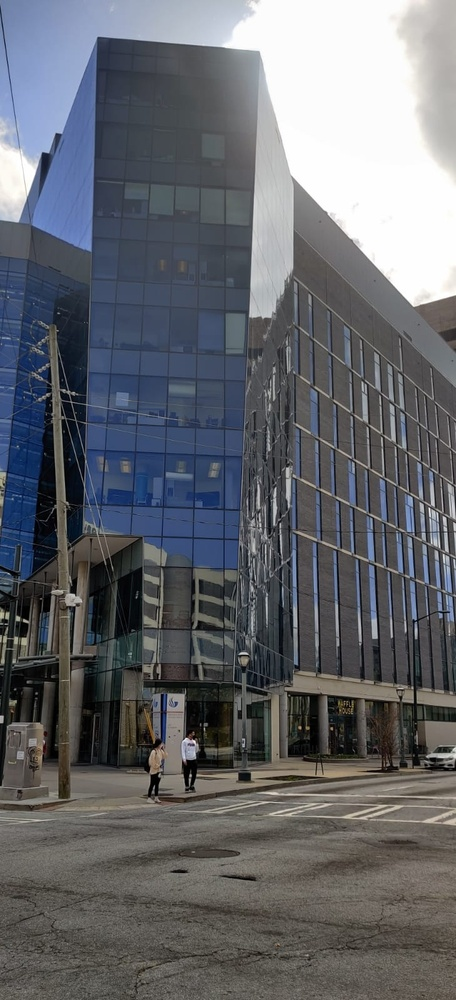
#> input picture HW2/gsu2.jpeg, 456 x 1000 px, shrunk from 729 x 1600 before the run, found by its file name
$ jupyter execute 'CV assignment 2.ipynb'   (shell and % lines are left out)
#> lines starting #> are read from the running program, lines starting #| are printed output that depends on the picture; after the words box and inside, x2 and y2 are one past the last pixel; in counts of white or black regions, pixels touching at a corner belong together
#> further down, frame is the input picture: shape (1000, 456, 3); mean B, G, R 108.4, 102.9, 100.4
# Canny edge

[cell 1]
import numpy as np
from scipy import ndimage
import cv2
from PIL import Image
import matplotlib.pyplot as plt
from matplotlib.pyplot import figure

[cell 2]
def gaussian_kernel(size, sigma=10):
    size = int(size) // 2
    x, y = np.mgrid[-size:size+1, -size:size+1]
    normal = 1 / (2.0 * np.pi * sigma**2)
    g =  np.exp(-((x**2 + y**2) / (2.0*sigma**2))) * normal
    return g

[cell 3]
def sobel_filters(img):
    Kx = np.array([[-1, 0, 1], [-2, 0, 2], [-1, 0, 1]], np.float32)
    Ky = np.array([[1, 2, 1], [0, 0, 0], [-1, -2, -1]], np.float32)

    Ix = ndimage.filters.convolve(img, Kx)
    Iy = ndimage.filters.convolve(img, Ky)
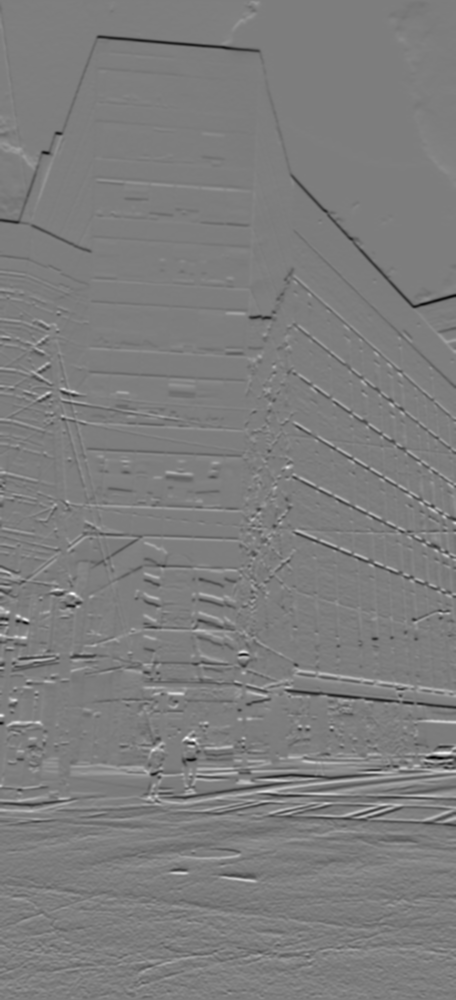
#> Iy: shape (1000, 456) float64; min -421.6, max 431.7, mean -0.8; drawn with min black and max white

    G = np.hypot(Ix, Iy)
    G = G / G.max() * 255
    theta = np.arctan2(Iy, Ix)
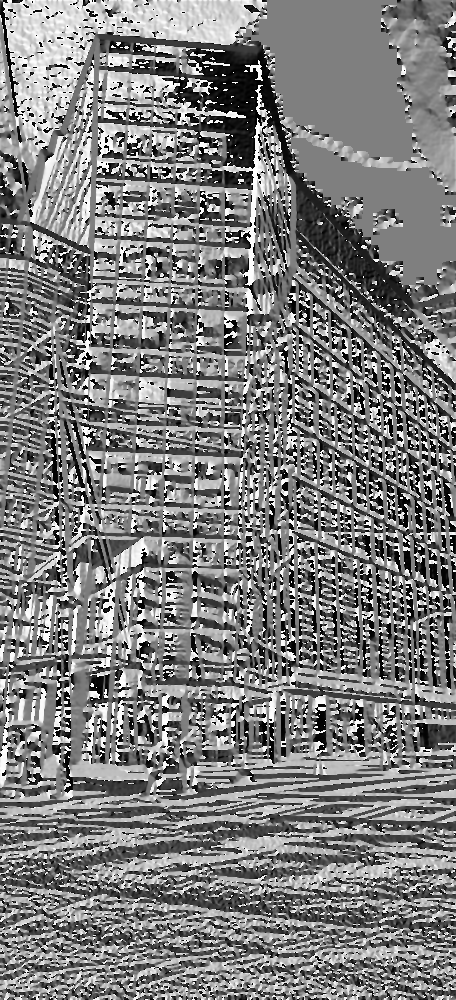
#> theta: shape (1000, 456) float64; min -3.14, max 3.14, mean -0.0357; drawn with min black and max white

    return (G, theta)

[cell 4]
# [6 lines left out: function visualize, not called in this run]

[cell 5]
def Canny_detector(img):
    weak_th = None
    strong_th = None
    # conversion of image to grayscale
    img = cv2.cvtColor(img, cv2.COLOR_BGR2GRAY)

    # Noise reduction step
    g=gaussian_kernel(5,1)

    img= cv2.filter2D(src=img, kernel=g, ddepth=30)

    mag,ang=sobel_filters(img)

    # setting the minimum and maximum thresholds
    # for double thresholding
    mag_max = np.max(mag)
#> mag_max = 255
    if not weak_th:weak_th = mag_max * 0.1
#> weak_th = 25.5
    if not strong_th:strong_th = mag_max * 0.5
#> strong_th = 127.5

    # getting the dimensions of the input image
    height, width = img.shape
#> height = 1000; width = 456

    # Looping through every pixel of the grayscale
    # image
    for i_x in range(width):
        for i_y in range(height):

            grad_ang = ang[i_y, i_x]
            grad_ang = abs(grad_ang-180) if abs(grad_ang)>180 else abs(grad_ang)

            # selecting the neighbours of the target pixel
            # according to the gradient direction
            # In the x axis direction
            if grad_ang<= 22.5:
                neighb_1_x, neighb_1_y = i_x-1, i_y
                neighb_2_x, neighb_2_y = i_x + 1, i_y

            # top right (diagonal-1) direction
            elif grad_ang>22.5 and grad_ang<=(22.5 + 45):
                neighb_1_x, neighb_1_y = i_x-1, i_y-1
                neighb_2_x, neighb_2_y = i_x + 1, i_y + 1

            # In y-axis direction
            elif grad_ang>(22.5 + 45) and grad_ang<=(22.5 + 90):
                neighb_1_x, neighb_1_y = i_x, i_y-1
                neighb_2_x, neighb_2_y = i_x, i_y + 1

            # top left (diagonal-2) direction
            elif grad_ang>(22.5 + 90) and grad_ang<=(22.5 + 135):
                neighb_1_x, neighb_1_y = i_x-1, i_y + 1
                neighb_2_x, neighb_2_y = i_x + 1, i_y-1

            # Now it restarts the cycle
            elif grad_ang>(22.5 + 135) and grad_ang<=(22.5 + 180):
                neighb_1_x, neighb_1_y = i_x-1, i_y
                neighb_2_x, neighb_2_y = i_x + 1, i_y

            # Non-maximum suppression step
            if width>neighb_1_x>= 0 and height>neighb_1_y>= 0:
                if mag[i_y, i_x]<mag[neighb_1_y, neighb_1_x]:
                    mag[i_y, i_x]= 0
                    continue

            if width>neighb_2_x>= 0 and height>neighb_2_y>= 0:
                if mag[i_y, i_x]<mag[neighb_2_y, neighb_2_x]:
                    mag[i_y, i_x]= 0
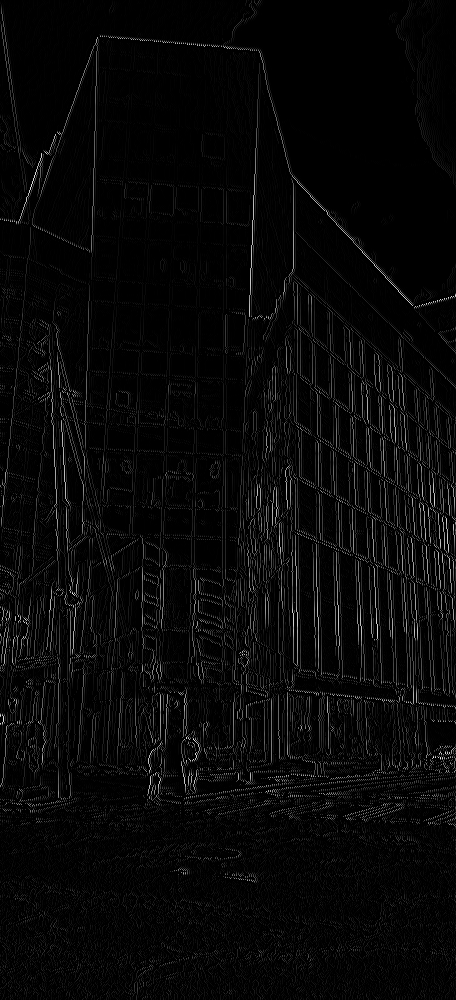
#> mag: shape (1000, 456) float64; min 0, max 255, mean 8.3

    weak_ids = np.zeros_like(img)
    strong_ids = np.zeros_like(img)
    ids = np.zeros_like(img)
    print(strong_th,weak_th)
#| 127.5 25.5
    # double thresholding step
    for i_x in range(width):
        for i_y in range(height):

            grad_mag = mag[i_y, i_x]

            if grad_mag<weak_th:
                mag[i_y, i_x]= 0
            elif strong_th>grad_mag>= weak_th:
                ids[i_y, i_x]= 1
            else:
                ids[i_y, i_x]= 2
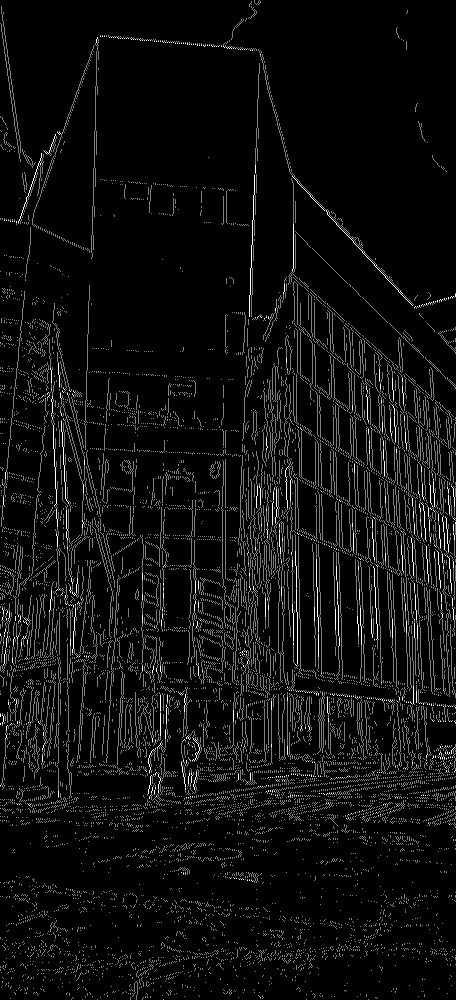
#> ids: shape (1000, 456) float64; min 0, max 2, mean 0.109; drawn with min black and max white
#> mag: shape (1000, 456) float64; 18.48% of pixels changed, all inside (x1, y1, x2, y2) = (0, 0, 456, 1000)


    # finally returning the magnitude of
    # gradients of edges
    return mag

[cell 6]
frame = cv2.imread('CV_assignment_2/gsu2.jpeg')

# calling the designed function for
# finding edges
canny_img = Canny_detector(frame)

# Displaying the input and output image
plt.figure(figsize=(20,10))
f, plots = plt.subplots(1, 2)
plots[0].imshow(cv2.cvtColor(frame, cv2.COLOR_BGR2RGB))
plots[1].imshow(canny_img,cmap='gray')
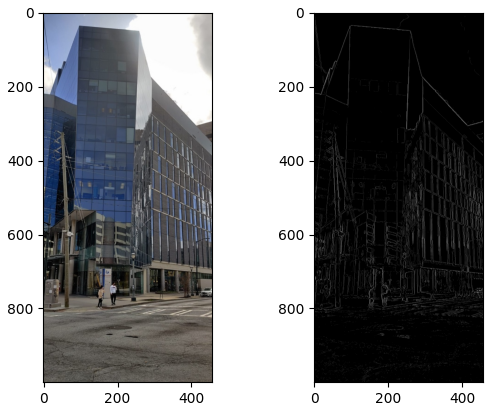
#> figure drawn by matplotlib, 2 panels

[cell 7]
cv2.imwrite("canny_img.jpg",canny_img)
#> Out = True

# Harris corner detection

[cell 8]
import matplotlib.pyplot as plt
import numpy as np
import cv2


# Read in the image
image = cv2.imread('CV_assignment_2/gsu2.jpeg')

# Make a copy of the image
image_copy = np.copy(image)

# Change color to RGB (from BGR)
image_copy = cv2.cvtColor(image_copy, cv2.COLOR_BGR2RGB)

plt.imshow(image_copy)

[cell 9]
# Convert to grayscale
gray = cv2.cvtColor(image_copy, cv2.COLOR_RGB2GRAY)
gray = np.float32(gray)

# Detect corners
dst = cv2.cornerHarris(gray, 2, 3, 0.07)

# Dilate corner image to enhance corner points
dst = cv2.dilate(dst,None)
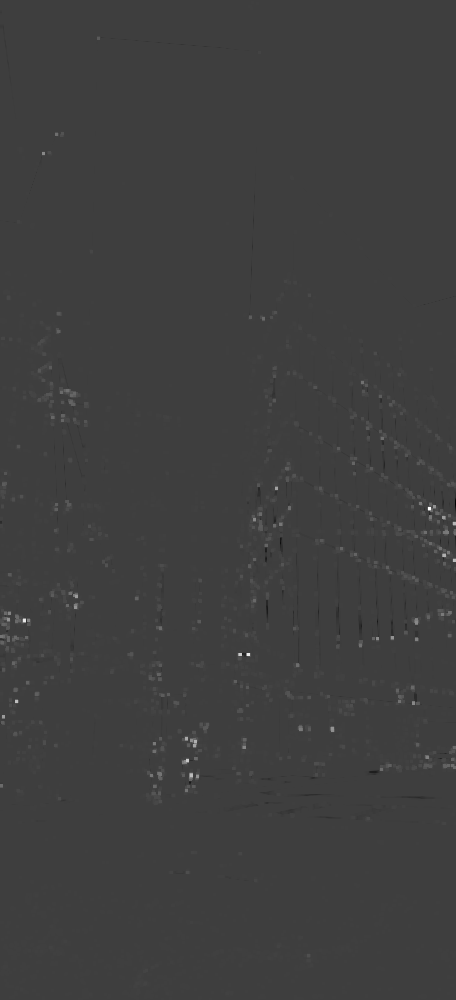
#> dst: shape (1000, 456) float32; min -10993886, max 33631108, mean 77901; drawn with min black and max white

plt.imshow(dst, cmap='gray')
cv2.imwrite("corner1_img.jpg",dst)
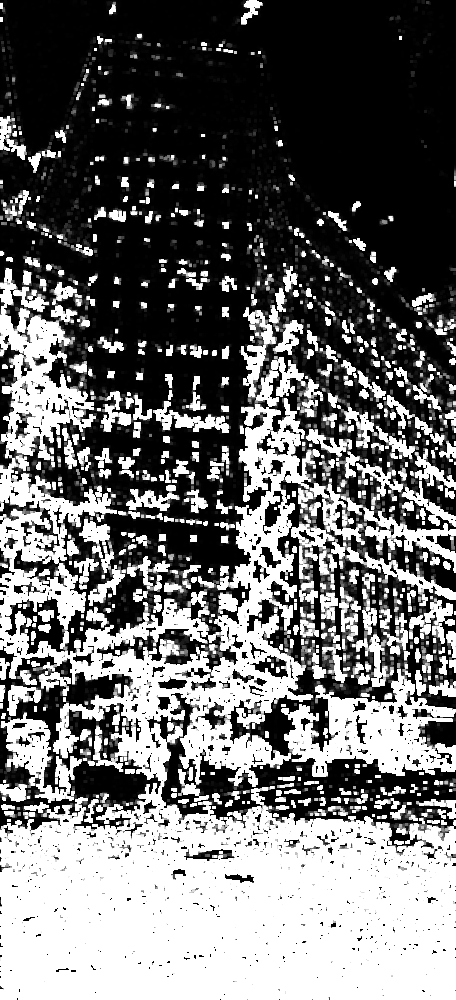
#> saved as corner1_img.jpg: shape (1000, 456); min 0, max 255, mean 109.7
#> Out = True

[cell 10]
# This value vary depending on the image and how many corners you want to detect
# Try changing this free parameter, 0.1, to be larger or smaller and see what happens
thresh = 0.1*dst.max()
#> thresh = 3363110.8

# Create an image copy to draw corners on
corner_image = np.copy(image_copy)

# Iterate through all the corners and draw them on the image (if they pass the threshold)
for j in range(0, dst.shape[0]):
    for i in range(0, dst.shape[1]):
        if(dst[j,i] > thresh):

            cv2.circle( corner_image, (i, j), 1, (0,255,0), 1)
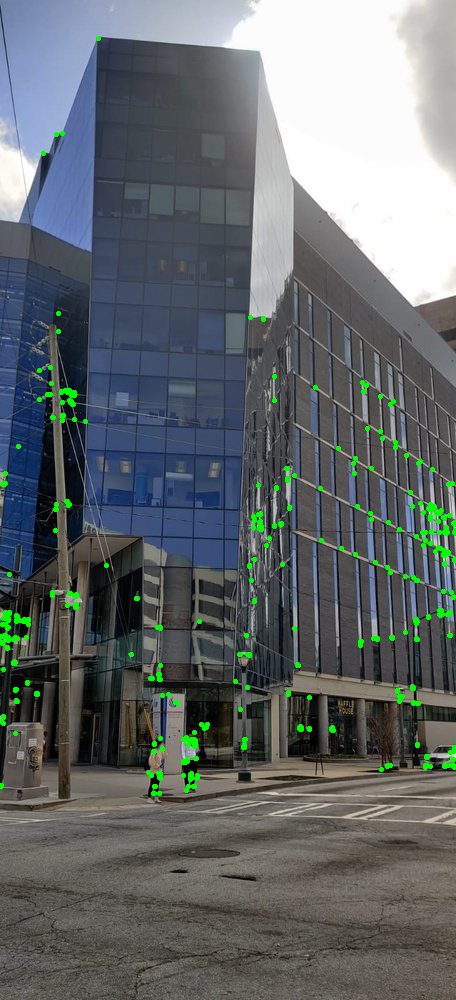
#> corner_image: shape (1000, 456, 3); mean R, G, B 99.2, 105.3, 107.2

plt.imshow(corner_image)

[cell 11]
cv2.imwrite("corner_img.jpg",corner_image)
#> Out = True

# Integral Image

[cell 12]
def integral_image(image, *, dtype=None):
    if dtype is None and image.real.dtype.kind == 'f':
        dtype = np.promote_types(image.dtype, np.float64)

    S = image
    for i in range(image.ndim):
        S = S.cumsum(axis=i, dtype=dtype)
    return S


# [36 lines left out: function integrate, not called in this run]

[cell 13]
frame = cv2.imread('CV_assignment_2/gsu2.jpeg')
frame = cv2.cvtColor(frame, cv2.COLOR_BGR2RGB)
frame= cv2.copyMakeBorder(frame, 50, 50, 50, 50, cv2.BORDER_CONSTANT, (0,0,0))
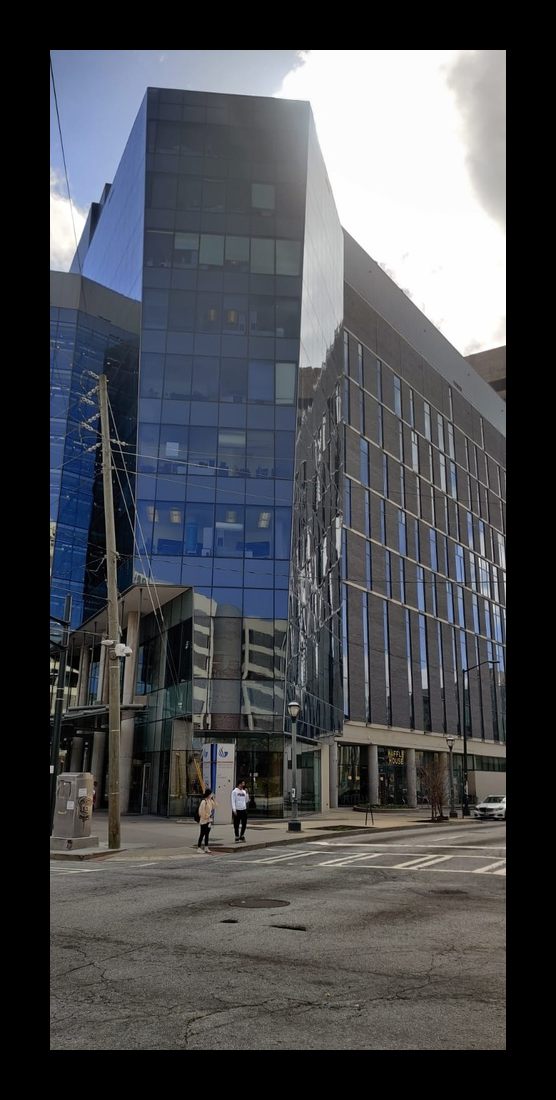
#> frame: shape (1100, 556, 3); mean R, G, B 74.8, 76.7, 80.9
frame=integral_image(frame)
#> the loop in integral_image, `for i in range(image.ndim):` made 3 passes
#> pass 3, in integral_image, `S = S.cumsum(axis=i, dtype=dtype)`:
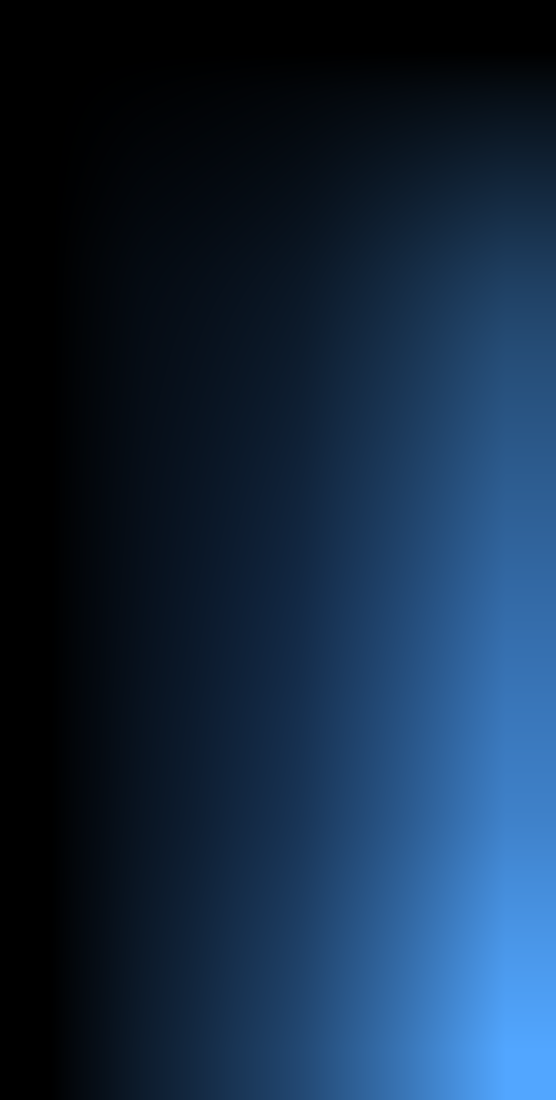
#> S: shape (1100, 556, 3) uint64; mean R, G, B 11208459.2, 23205565.4, 36730032.2; drawn with min black and max white
frame = frame/np.amax(frame)
frame = np.clip(frame, 0,255)
plt.imshow(frame)
